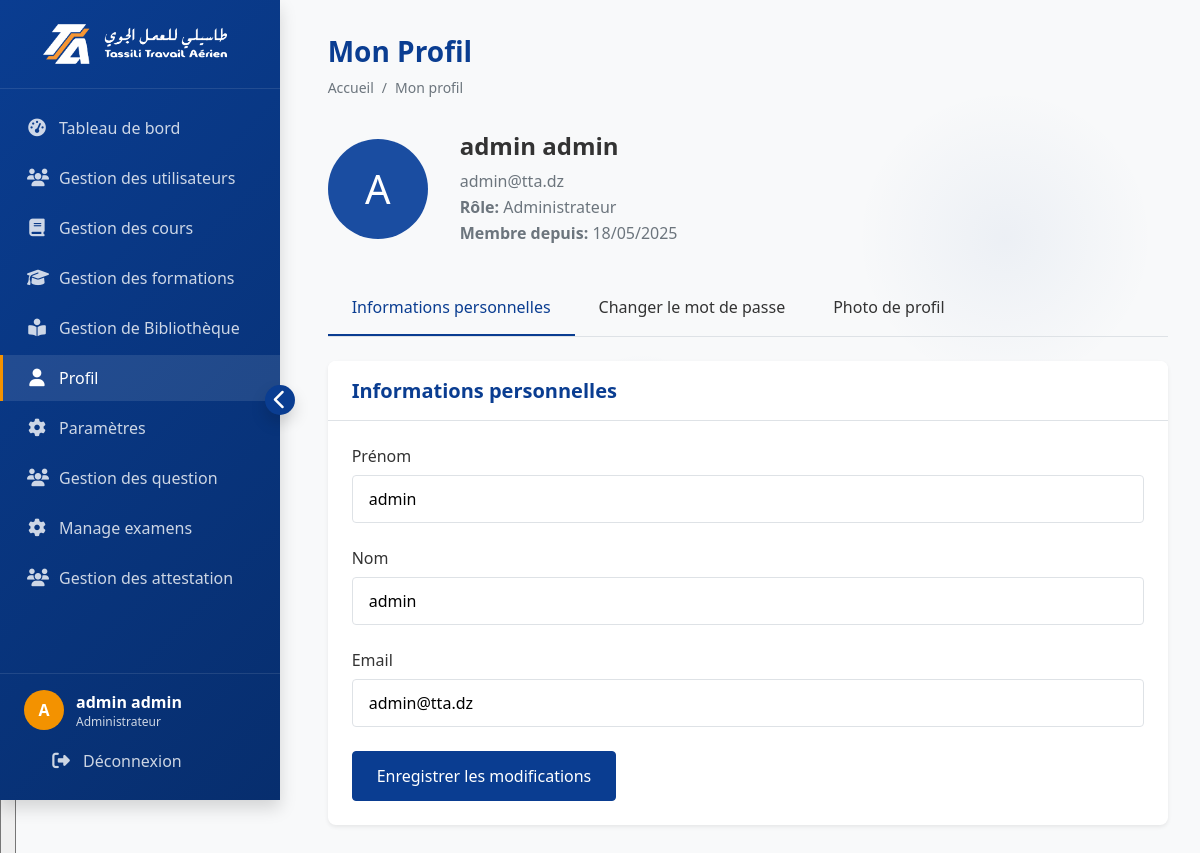
The page /pages/profile.php (signed in) on the database its author committed.
### tables this page shows
CREATE TABLE IF NOT EXISTS users (
    id INT AUTO_INCREMENT PRIMARY KEY,
    first_name VARCHAR(50) NOT NULL, 
    last_name VARCHAR(50) NOT NULL, 
    email VARCHAR(100) NOT NULL UNIQUE,
    password VARCHAR(255) NOT NULL,
    role ENUM('admin', 'instructor', 'pilot', 'admin_sol' , 'admin_vol') NOT NULL,
    avatar VARCHAR(255) DEFAULT NULL,
    created_at DATETIME NOT NULL DEFAULT CURRENT_TIMESTAMP,
    last_login DATETIME
);

### pages/profile.php (the view, shortened to what this page needs)
<?php
require '../includes/bd.php';
$user_id = $_SESSION['user_id'];
$query = "SELECT * FROM users WHERE id = ?";
$stmt = $conn->prepare($query);
$stmt->bind_param("i", $user_id);
$stmt->execute();
$result = $stmt->get_result();
$user = $result->fetch_assoc();
?>
<!DOCTYPE html>
<html lang="fr">
<head>
    <link rel="stylesheet" href="https://cdnjs.cloudflare.com/ajax/libs/font-awesome/6.4.0/css/all.min.css">
    <link rel="stylesheet" href="../assets/admin_dashboard.css">
    <link rel="stylesheet" href="https://cdn.jsdelivr.net/npm/sweetalert2@11.0.19/dist/sweetalert2.min.css">
</head>
<body>
    <button class="mobile-nav-toggle">
        <i class="fas fa-bars"></i>
    </button>
    <?php include '../includes/admin_sidebar.php'; ?>
    <div class="main-content">
        <div class="page-header">
            <h1 class="page-title">Mon Profil</h1>
            <ul class="breadcrumb">
                <li class="breadcrumb-item"><a href="<?php echo $_SESSION['role']; ?>_dashboard.php" class="breadcrumb-link">Accueil</a></li>
                <li class="breadcrumb-item">Mon profil</li>
            </ul>
        </div>
        <div class="profile-header animate-on-scroll">
            <div class="profile-avatar">
                <?php if (!empty($user['avatar'])): ?>
                    <img src="../<?php echo htmlspecialchars($user['avatar']); ?>" alt="Avatar">
                <?php else: ?>
                    <?php echo strtoupper(substr($user['first_name'], 0, 1)); ?>
                <?php endif; ?>
            </div>
            <div class="profile-info">
                <h2><?php echo htmlspecialchars($user['first_name'] . ' ' . $user['last_name']); ?></h2>
                <p><?php echo htmlspecialchars($user['email']); ?></p>
                <p>
                    <strong>Rôle:</strong>
                    <?php
                    switch($user['role']) {
                        case 'admin':
                            echo 'Administrateur';
                            break;
                    }
                    ?>
                </p>
                <p><strong>Membre depuis:</strong> <?php echo date('d/m/Y', strtotime($user['created_at'])); ?></p>
            </div>
        </div>
        <div class="profile-tabs animate-on-scroll">
            <div class="profile-tab active" data-tab="profile-info">Informations personnelles</div>
            <div class="profile-tab" data-tab="change-password">Changer le mot de passe</div>
            <div class="profile-tab" data-tab="avatar">Photo de profil</div>
        </div>
        <div id="profile-info" class="profile-content active animate-on-scroll">
            <div class="card">
                <div class="card-header">
                    <h2 class="card-title">Informations personnelles</h2>
                </div>
                <div class="card-body">
                    <form method="POST" action="">
                        <div class="form-group">
                            <label for="first_name" class="form-label">Prénom</label>
                            <input type="text" id="first_name" name="first_name" class="form-control" value="<?php echo htmlspecialchars($user['first_name']); ?>" required>
                        </div>
                        <div class="form-group">
                            <label for="last_name" class="form-label">Nom</label>
                            <input type="text" id="last_name" name="last_name" class="form-control" value="<?php echo htmlspecialchars($user['last_name']); ?>" required>
                        </div>
                        <div class="form-group">
                            <label for="email" class="form-label">Email</label>
                            <input type="email" id="email" name="email" class="form-control" value="<?php echo htmlspecialchars($user['email']); ?>" required>
                        </div>
                        <button type="submit" name="update_profile" class="btn btn-primary">Enregistrer les modifications</button>
                    </form>
                </div>
            </div>
        </div>
    </div>
</body>
</html>

### includes/admin_sidebar.php (shortened to what this page needs)
<?php
$current_page = basename($_SERVER['PHP_SELF']);
?>
<div class="sidebar">
    <div class="sidebar-header">
        <div class="sidebar-logo-container">
            <img src="../images/Logo-white.png" alt="TTA Logo" class="sidebar-logo">
        </div>
        <button class="sidebar-toggle">
            <i class="fas fa-chevron-left"></i>
        </button>
    </div>
    <ul class="sidebar-menu">
        <li class="sidebar-item">
            <a href="admin_dashboard.php" class="sidebar-link <?php echo ($current_page == 'admin_dashboard.php') ? 'active' : ''; ?>">
                <i class="fas fa-tachometer-alt sidebar-icon"></i>
                <span class="sidebar-text">Tableau de bord</span>
            </a>
        </li>
        <li class="sidebar-item">
            <a href="manage_users.php" class="sidebar-link <?php echo ($current_page == 'manage_users.php' || $current_page == 'add_user.php' || $current_page == 'edit_user.php' || $current_page == 'view_user.php') ? 'active' : ''; ?>">
                <i class="fas fa-users sidebar-icon"></i>
                <span class="sidebar-text">Gestion des utilisateurs</span>
            </a>
        </li>
        <li class="sidebar-item">
            <a href="manage_courses.php" class="sidebar-link <?php echo ($current_page == 'manage_courses.php' || $current_page == 'edit_course.php') ? 'active' : ''; ?>">
                <i class="fas fa-book sidebar-icon"></i>
                <span class="sidebar-text">Gestion des cours</span>
            </a>
        </li>
        <li class="sidebar-item">
            <a href="manage_formations.php" class="sidebar-link <?php echo ($current_page == 'manage_formations.php') ? 'active' : ''; ?>">
                <i class="fas fa-graduation-cap sidebar-icon"></i>
                <span class="sidebar-text">Gestion des formations</span>
            </a>
        </li>
        <li class="sidebar-item">
            <a href="library.php" class="sidebar-link <?php echo ($current_page == 'pilot_library.php') ? 'active' : ''; ?>">
                <i class="fas fa-book-reader sidebar-icon"></i>
                <span class="sidebar-text">Gestion de Bibliothèque</span>
            </a>
        </li>
        <li class="sidebar-item">
            <a href="profile.php" class="sidebar-link <?php echo ($current_page == 'profile.php') ? 'active' : ''; ?>">
                <i class="fas fa-user sidebar-icon"></i>
                <span class="sidebar-text">Profil</span>
            </a>
        </li>
        <li class="sidebar-item">
            <a href="settings.php" class="sidebar-link <?php echo ($current_page == 'settings.php') ? 'active' : ''; ?>">
                <i class="fas fa-cog sidebar-icon"></i>
                <span class="sidebar-text">Paramètres</span>
            </a>
        </li>
        <li class="sidebar-item">
            <a href="ajouter_question.php" class="sidebar-link <?php echo ($current_page == 'ajouter_question.php' ) ? 'active' : ''; ?>">
                <i class="fas fa-users sidebar-icon"></i>
                <span class="sidebar-text">Gestion des question</span>
            </a>
        </li>
        <li class="sidebar-item">
            <a href="manage_exam_results.php" class="sidebar-link <?php echo ($current_page == 'manage_exam_results.php') ? 'active' : ''; ?>">
                <i class="fas fa-cog sidebar-icon"></i>
                <span class="sidebar-text">Manage examens</span>
            </a>
        </li>
        <li class="sidebar-item">
            <a href="manage_attestations.php" class="sidebar-link <?php echo ($current_page == 'manage_attestations.php' ) ? 'active' : ''; ?>">
                <i class="fas fa-users sidebar-icon"></i>
                <span class="sidebar-text">Gestion des attestation</span>
            </a>
        </li>
    </ul>
    <div class="sidebar-footer">
        <div class="sidebar-user">
            <div class="sidebar-user-avatar">
                <?php if (isset($_SESSION['avatar']) && !empty($_SESSION['avatar'])): ?>
                    <img src="../<?php echo htmlspecialchars($_SESSION['avatar']); ?>" alt="Avatar">
                <?php else: ?>
                    <?php echo strtoupper(substr($_SESSION['first_name'], 0, 1)); ?>
                <?php endif; ?>
            </div>
            <div class="sidebar-user-info">
                <div class="sidebar-user-name"><?php echo $_SESSION['first_name'] . ' ' . $_SESSION['last_name']; ?></div>
                <div class="sidebar-user-role">
                    <?php
                    switch($_SESSION['role']) {
                        case 'admin':
                            echo 'Administrateur';
                            break;
                    }
                    ?>
                </div>
            </div>
        </div>
        <a href="../pages/logout.php" class="sidebar-link mt-2">
            <i class="fas fa-sign-out-alt sidebar-icon"></i>
            <span class="sidebar-text">Déconnexion</span>
        </a>
    </div>
</div>

### rows shown on the page
users: first_name "A", first_name+last_name "admin admin", email "admin@tta.dz", created_at "18/05/2025", first_name "admin", last_name "admin"

### other values the page prints
substr($_SESSION['first_name'], 0, 1) "A"
$_SESSION['first_name'] "admin"
$_SESSION['last_name'] "admin"
